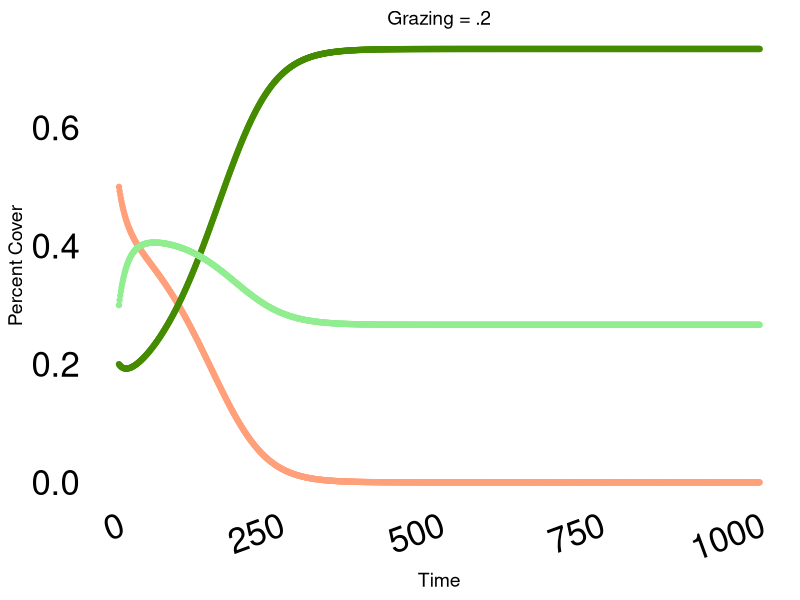

The R script that drew this image:
## ---- chunk 1
library(tidyverse)
library(ggplot2)
## ---- chunk 2

blank_theme <-
  theme(plot.background = element_blank(),
        panel.grid.major = element_blank(),
        panel.grid.minor = element_blank(),
        panel.border = element_blank(),
        plot.title = element_text(size = 14), 
        axis.title=element_text(size=14),
        axis.text.x=element_text(colour="black"))

mumby_eqs <- function(coral=.5, macro=.2, a=.2, g=.7, y=.75, r=1.0, d=.4, dt=1, tf = 100){
  C = rep(0, times = (tf + 1))
  M = rep(0, times = (tf + 1))
  T = rep(0, times = (tf + 1))
  C[1] = coral
  M[1] = macro
  T[1] = 1 - C[1] - M[1]
  
  N = tf/dt
  for (n in seq(1,N)){
    #g = g_pars[n]
    C[n + 1] = C[n] + (r * T[n] * C[n] - d * C[n] - a * M[n] * C[n])* dt
    M[n + 1] = M[n] + (a * M[n] * C[n] - (g * M[n] / (M[n]+T[n])) + y * M[n] * T[n])* dt
    T[n + 1] = 1 - C[n+1] - M[n+1]
  }
  Time <- seq(1, tf/dt + 1)
  output <- data.frame(C,M,T, Time)
  return(output)
}

mumby_plot <- function(df, title = "Grazing = .2"){
  df %>% ggplot(aes(Time)) +
    geom_line(aes(y=C), color = "lightsalmon1") +
    geom_point(aes(y=C), color = "lightsalmon1") +
    geom_line(aes(y=M), color = "chartreuse4") +
    geom_point(aes(y=M), color = "chartreuse4") +
    geom_line(aes(y=T), color = "palegreen2")  + 
    geom_point(aes(y=T), color = "palegreen2") +
    theme(axis.text.x = element_text(angle = 20, hjust = 2)) +
    ylab("Percent Cover") +
    ggtitle(title) +
    ggpubr::theme_transparent() + blank_theme + theme(axis.text.x = element_text(angle = 20,
                                                                                 hjust = 1)) +
    theme(axis.text = element_text(colour="black", size = 25)) + 
    theme(legend.key.size = unit(1.5, "cm"))
}
## ---- chunk 3
output <- mumby_eqs(g = .2,  dt = .1)
mumby_plot(output, title="Grazing = .2")
